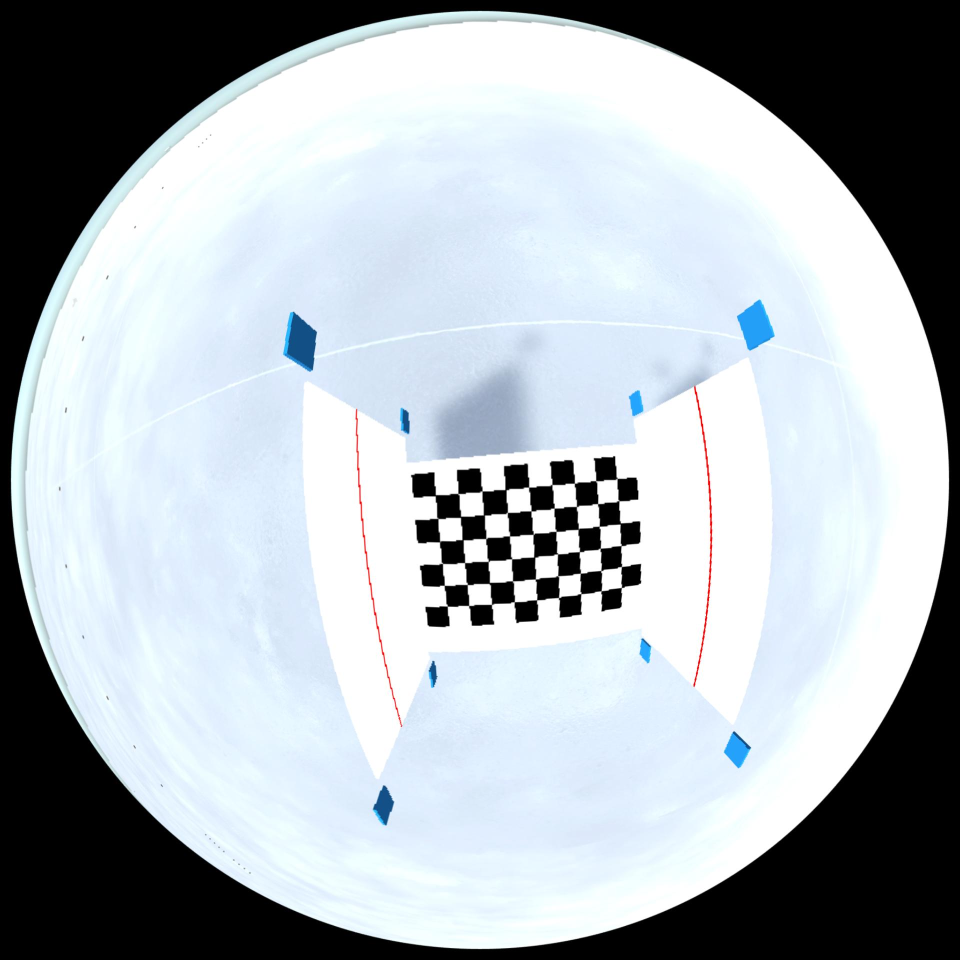
%> input picture Calib_Experience/image11_3.jpg, 1920 x 1920 px (shown at 1/2 size)
$ octave --eval "result = LaserFind2(imread('image11_3.jpg'));"   (GNU Octave 9; MATLAB toolbox functions it lacks are replaced by stand-ins)
%> lines starting %> are read from the running program, lines starting %| are printed output that depends on the picture; in (x1, y1, x2, y2) boxes, pixels count from 0 and x2, y2 are one past the last pixel; in counts of white or black regions, pixels touching at a corner belong together; the program's own positions count from 1

function img=LaserFind2(image)
%不进行物体识别提取，直接进行全局图像种激光识别
%cam=webcam(2);
%preview(cam);


%% 第一种算法，改进型,检测低光域下的激光black_image=testImage;
black_image=image;%ceshiBnew(image);%识别黑色方块，提取黑色方块所在区域.使用CNN%  black_image=I1_;
%> black_image is the input picture: size 1920x1920x3 uint8; mean R, G, B 170.7, 178.4, 184.2
%imshow(black_image);  image=testImage;

%图像处理，增强激光线段
% 将图像从RGB转换到HSV
hsvImage = rgb2hsv(black_image);
%> hsvImage: size 1920x1920x3 double; mean H, S, V 0.309, 0.0621, 0.723

% 红色激光的HSV范围，使用一些偏移量  imshow(hsvImage);
hue = 0.95;
saturation = 0.95;
value = 0.95;

% 设置HSV范围（根据需要调整偏移量）
hue_offset = 0.04;
sat_offset = 0.7;
val_offset = 0.5;

lower_red1 = [hue - hue_offset, max(saturation - sat_offset, 0), max(value - val_offset, 0)];
upper_red1 = [1, 1, 1];

% 创建掩膜，提取红色部分
redMask = (hsvImage(:,:,1) >= lower_red1(1)) & (hsvImage(:,:,1) <= upper_red1(1)) & ...
          (hsvImage(:,:,2) >= lower_red1(2)) & (hsvImage(:,:,2) <= upper_red1(2)) & ...
          (hsvImage(:,:,3) >= lower_red1(3)) & (hsvImage(:,:,3) <= upper_red1(3));
%> redMask: size 1920x1920 logical; 0.07% white in thin lines or dots, all inside (x1, y1, x2, y2) = (711, 772, 1425, 1454)

% 对掩膜进行形态学操作（膨胀和腐蚀）
se = strel('disk', 9); % 使用较小的结构元素
redMask = imdilate(redMask, se);
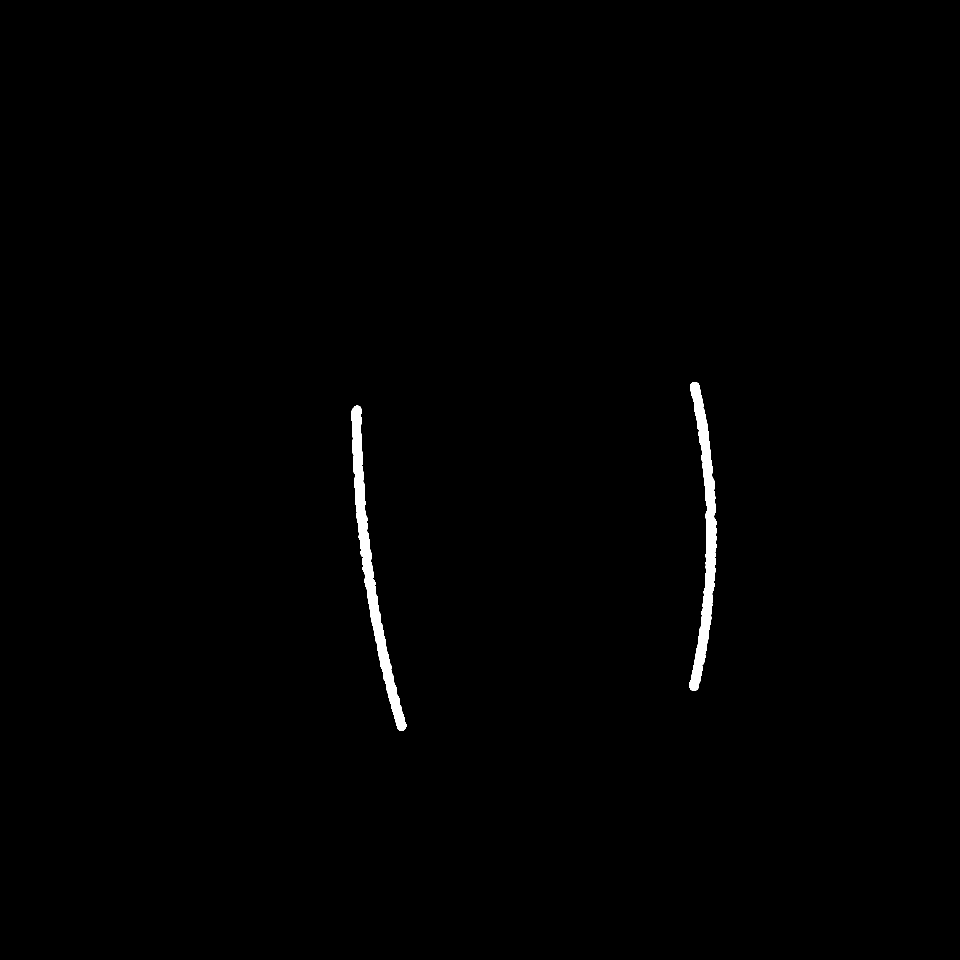
%> redMask: size 1920x1920 logical (shown at 1/2 size); 0.67% white; 2 white regions, box (x1, y1, x2, y2) and area: (703, 811, 813, 1462) 12606, (1379, 764, 1433, 1382) 11976
redMask = imerode(redMask, se);  %imshow(redMask);
%> redMask: size 1920x1920 logical; 0.09% white; 11 white regions, largest, box (x1, y1, x2, y2) and area: (711, 819, 728, 1063) 660, (737, 1159, 780, 1366) 575, (1415, 1037, 1425, 1185) 426

% 显示形态学处理后的掩膜
% 连通组件分析
cc = bwconncomp(redMask);
%> cc = 11 connected components

% 计算每个连通组件的像素数量
numPixels = cellfun(@numel, cc.PixelIdxList);
%> numPixels = [660 129 81 575 242 120 377 395 125 426 185]

% 设置要保留的最小和最大像素数量（根据需要调整）  imshow(redMask)
minPixelCount = 1;   % 保留的最小尺寸
maxPixelCount = 6000; % 保留的最大尺寸

% 过滤掉不符合尺寸要求的组件
largeComponents = numPixels >= minPixelCount & numPixels <= maxPixelCount;
%> largeComponents = [true true true true true true true true true true true]

% 创建一个新的二值图像，只保留符合尺寸要求的组件
cleanedImage = false(size(redMask));
for i = 1:length(largeComponents)
    if largeComponents(i)
        cleanedImage(cc.PixelIdxList{i}) = true;
    end
end
%> this loop made 11 passes
% 显示处理后的图像
%imshow(cleanedImage);


%原算法
%figure;
%img = las_segm(black_image);
%%img_inverted = ~img; % 反转图片
%%将检测电加载到原图中
% [11 lines of commented-out code are left out]

%% 第二种方法,增加一类搜索
% 红色激光的HSV范围，使用一些偏移量
hue2 = 0.95;
saturation2 = 0.95;
value2 = 0.95;

% 设置HSV范围（根据需要调整偏移量）
hue_offset2 = 0.05;
sat_offset2 = 0.15;
val_offset2 = 0.9;

lower_red2 = [hue2 - hue_offset2, max(saturation2 - sat_offset2, 0), max(value2 - val_offset2, 0)];
upper_red2 = [hue2 + hue_offset2, 1, 1];

% 创建掩膜，提取红色部分
redMask2 = (hsvImage(:,:,1) >= lower_red2(1)) & (hsvImage(:,:,1) <= upper_red2(1)) & ...
          (hsvImage(:,:,2) >= lower_red2(2)) & (hsvImage(:,:,2) <= upper_red2(2)) & ...
          (hsvImage(:,:,3) >= lower_red2(3)) & (hsvImage(:,:,3) <= upper_red2(3));
%> redMask2: size 1920x1920 logical; 0.03% white in thin lines or dots, all inside (x1, y1, x2, y2) = (712, 774, 1424, 1433)

% 对掩膜进行形态学操作（膨胀和腐蚀）
redMask2 = imdilate(redMask2, se);
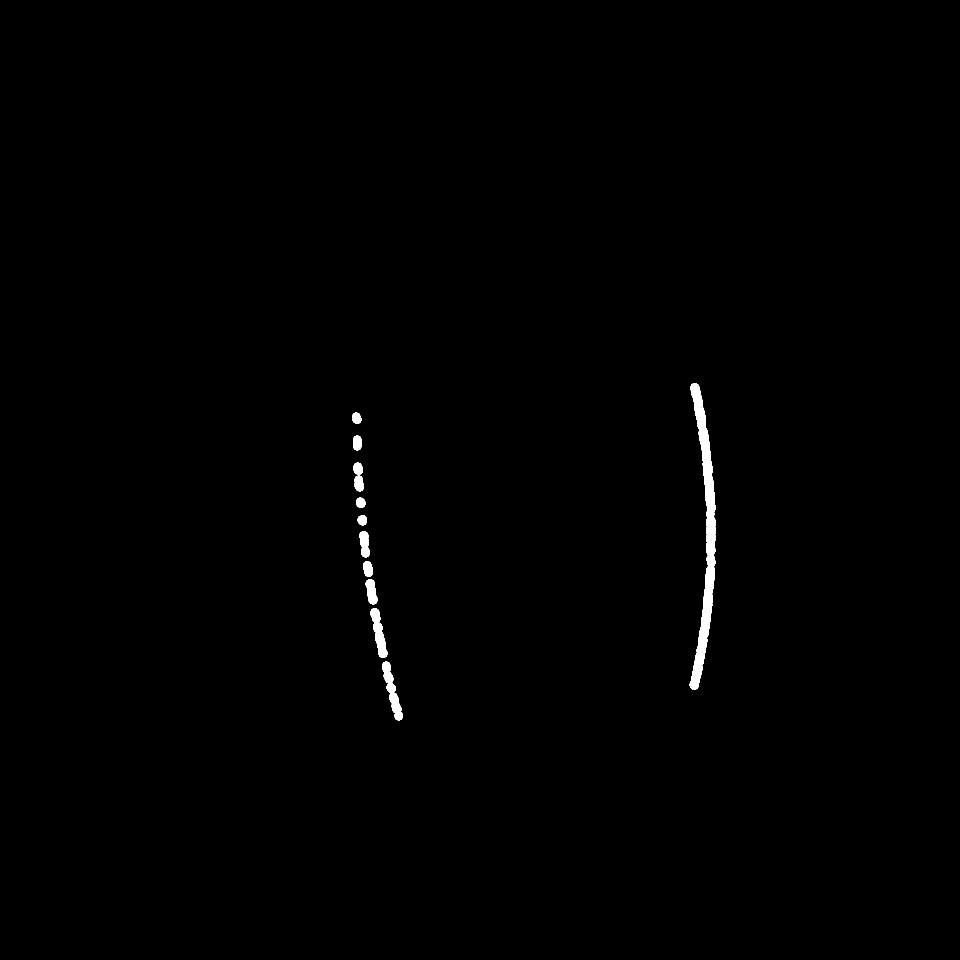
%> redMask2: size 1920x1920 logical (shown at 1/2 size); 0.51% white; 12 white regions, largest, box (x1, y1, x2, y2) and area: (1379, 766, 1432, 1380) 10901, (764, 1323, 806, 1441) 1864, (741, 1216, 775, 1316) 1637
redMask2 = imerode(redMask2, se);

% 连通组件分析
cc2 = bwconncomp(redMask2);
%> cc2 = 53 connected components

% 计算每个连通组件的像素数量
numPixels2 = cellfun(@numel, cc2.PixelIdxList);
%> numPixels2 = 53 values, max 150 at index 39, min 1 at index 26, mean 20

% 设置要保留的最小和最大像素数量（根据需要调整）
minPixelCount2 = 1;   % 保留的最小尺寸
maxPixelCount2 = 6000; % 保留的最大尺寸

% 过滤掉不符合尺寸要求的组件
largeComponents2 = numPixels2 >= minPixelCount2 & numPixels2 <= maxPixelCount2;
%> largeComponents2 = 53 logical values, 53 true

% 创建一个新的二值图像，只保留符合尺寸要求的组件
cleanedImage2 = false(size(redMask2));
for i = 1:length(largeComponents2)
    if largeComponents2(i)
        cleanedImage2(cc2.PixelIdxList{i}) = true;
    end
end
%> this loop made 53 passes

% 显示处理后的图像


%% 第三种方法纯红色
hue3 = 0;
saturation3 = 1;
value3 = 0.6;

% 设置HSV范围（根据需要调整偏移量）
hue_offset3 = 0.05;
sat_offset3 = 0.09;
val_offset3 = 0.45;

lower_red3 = [hue3, max(saturation3 - sat_offset3, 0), max(value3 - val_offset3, 0)];
upper_red3 = [hue3 + hue_offset3, 1, 1];

% 创建掩膜，提取红色部分
redMask3 = (hsvImage(:,:,1) >= lower_red3(1)) & (hsvImage(:,:,1) <= upper_red3(1)) & ...
          (hsvImage(:,:,2) >= lower_red3(2)) & (hsvImage(:,:,2) <= upper_red3(2)) & ...
          (hsvImage(:,:,3) >= lower_red3(3)) & (hsvImage(:,:,3) <= upper_red3(3));
%> redMask3: size 1920x1920 logical; 0.01% white in thin lines or dots, all inside (x1, y1, x2, y2) = (722, 778, 1424, 1438)

% 对掩膜进行形态学操作（膨胀和腐蚀）
redMask3 = imdilate(redMask3, se);
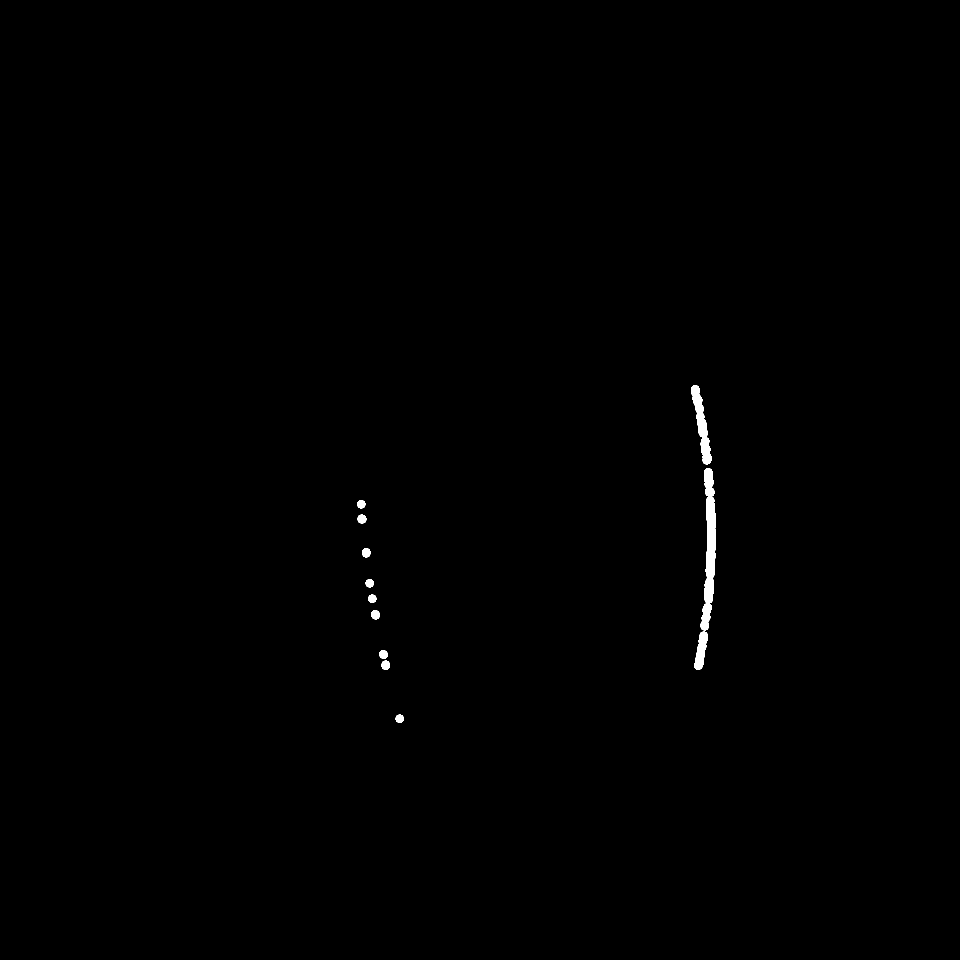
%> redMask3: size 1920x1920 logical (shown at 1/2 size); 0.31% white; 12 white regions, largest, box (x1, y1, x2, y2) and area: (1401, 936, 1432, 1261) 5400, (1382, 770, 1423, 929) 2600, (1388, 1263, 1416, 1340) 1252
redMask3 = imerode(redMask3, se);

% 连通组件分析
cc3 = bwconncomp(redMask3);
%> cc3 = 42 connected components

% 计算每个连通组件的像素数量
numPixels3 = cellfun(@numel, cc3.PixelIdxList);
%> numPixels3 = 42 values, max 63 at index 35, min 1 at index 1, mean 9.45

% 设置要保留的最小和最大像素数量（根据需要调整）
minPixelCount3 = 1;   % 保留的最小尺寸
maxPixelCount3 = 6000; % 保留的最大尺寸

% 过滤掉不符合尺寸要求的组件
largeComponents1 = numPixels3 >= minPixelCount3 & numPixels3 <= maxPixelCount3;
%> largeComponents1 = 42 logical values, 42 true

% 创建一个新的二值图像，只保留符合尺寸要求的组件
cleanedImage1 = false(size(redMask3));
for i = 1:length(largeComponents1)
    if largeComponents1(i)
        cleanedImage1(cc3.PixelIdxList{i}) = true;
    end
end
%> this loop made 42 passes

% 显示处理后的图像
%figure;
%imshow(cleanedImage1);
%title('Pure Red light Image');


%% 叠加二值图像
combinedImage = cleanedImage | cleanedImage1 | cleanedImage2;
%> combinedImage: size 1920x1920 logical; 0.09% white; 6 white regions, box (x1, y1, x2, y2) and area: (1387, 772, 1425, 1374) 1792, (711, 819, 728, 1063) 661, (737, 1159, 780, 1366) 575, (780, 1367, 805, 1454) 242, (725, 1067, 735, 1117) 129, (732, 1118, 740, 1152) 81
% [16 lines of commented-out code are left out]
skeletonImage = bwmorph(combinedImage, 'skel', Inf);
%> skeletonImage: size 1920x1920 logical; 0.04% white in thin lines or dots, all inside (x1, y1, x2, y2) = (711, 772, 1424, 1454)
[y, x] = find(skeletonImage);
%> y = 1561 values from 773 to 1454; x = 1561 values from 712 to 1424
points = [x, y];
%> points = 1561 rows, first 12: [712 824; 712 831; 712 832; 713 823; 713 825; 713 826; 713 827; 713 828; 713 829; 713 830; 713 831; 713 832]
% 提取骨架线条的坐标
% 使用DBSCAN算法进行聚类，距离阈值设为100
epsilon = 70; % 距离阈值
minPts = 1; % 每个簇最少包含的点数
%> (the run ends here)

$ run again, on Calib_Experience/image13_3.jpg
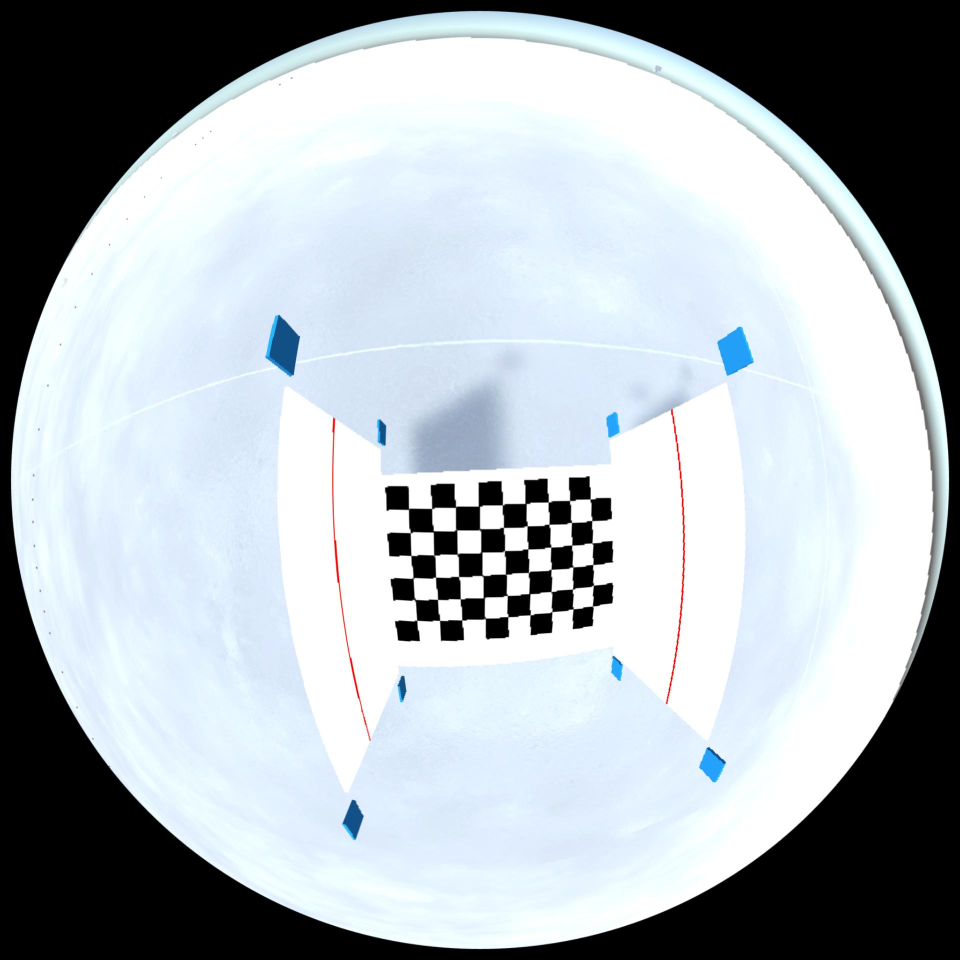
%> input picture Calib_Experience/image13_3.jpg, 1920 x 1920 px (shown at 1/2 size)
%> in LaserFind2, black_image is the input picture: size 1920x1920x3 uint8; mean R, G, B 170.3, 178, 183.7
%> hsvImage: size 1920x1920x3 double; mean H, S, V 0.308, 0.0645, 0.722
%> in LaserFind2, `redMask = imdilate(redMask, se);`:
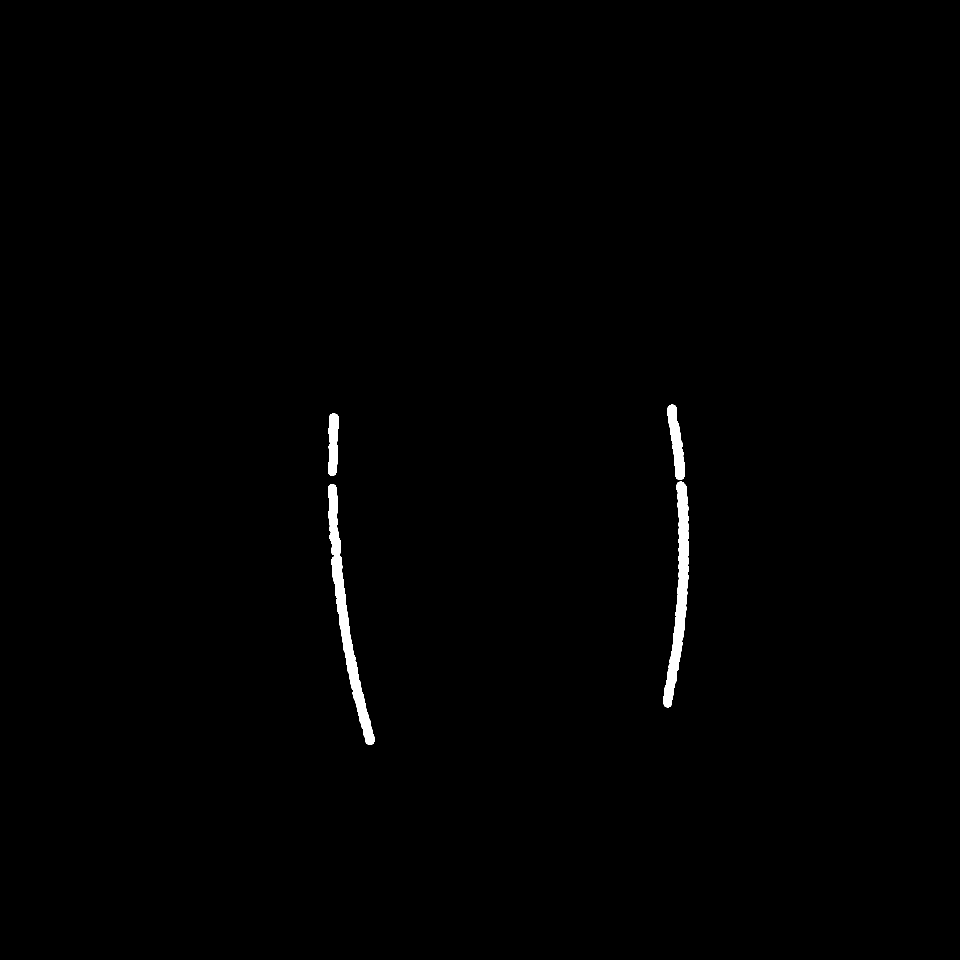
%> redMask: size 1920x1920 logical (shown at 1/2 size); 0.64% white; 4 white regions, box (x1, y1, x2, y2) and area: (656, 968, 750, 1490) 9827, (1326, 963, 1378, 1415) 8819, (1334, 809, 1370, 960) 2837, (656, 827, 678, 952) 2214
%> cc = 10 connected components
%> numPixels = [129 84 90 13 1 80 955 734 349 523]
%> largeComponents = [true true true true true true true true true true]
%> the loop in LaserFind2, `for i = 1:length(largeComponents)` made 10 passes
%> cc2 = 39 connected components
%> numPixels2 = 39 values, max 261 at index 28, min 1 at index 2, mean 28.18
%> largeComponents2 = 39 logical values, 39 true
%> the loop in LaserFind2, `for i = 1:length(largeComponents2)` made 39 passes
%> in LaserFind2, `redMask3 = imdilate(redMask3, se);`:
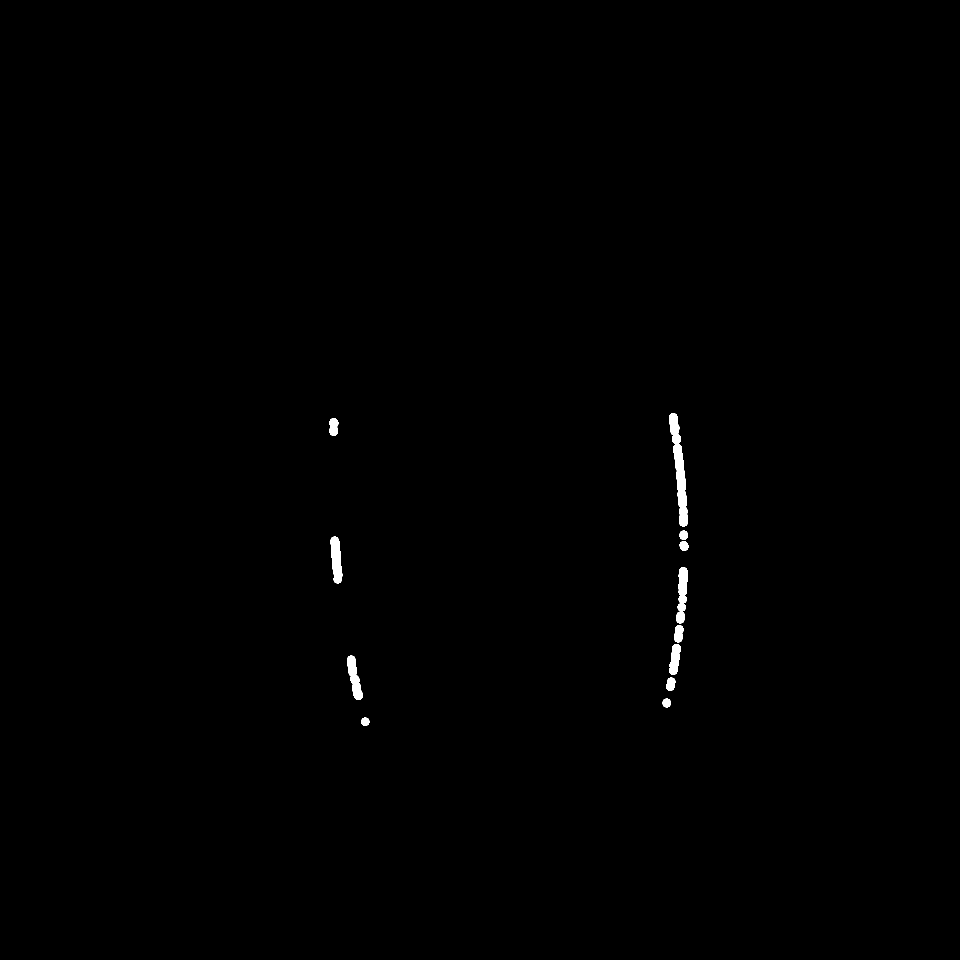
%> redMask3: size 1920x1920 logical (shown at 1/2 size); 0.32% white; 12 white regions, largest, box (x1, y1, x2, y2) and area: (1338, 826, 1376, 1053) 3750, (1352, 1134, 1376, 1247) 1703, (661, 1073, 685, 1167) 1600
%> cc3 = 47 connected components
%> numPixels3 = 47 values, max 74 at index 3, min 1 at index 5, mean 8.81
%> largeComponents1 = 47 logical values, 47 true
%> the loop in LaserFind2, `for i = 1:length(largeComponents1)` made 47 passes
%> combinedImage: size 1920x1920 logical; 0.09% white; 9 white regions (3 under 20 px), largest, box (x1, y1, x2, y2) and area: (1334, 959, 1370, 1407) 1312, (667, 1067, 742, 1482) 1124, (1342, 817, 1362, 957) 393, (664, 835, 670, 881) 134, (664, 976, 668, 1035) 90, (664, 892, 668, 944) 84
%> skeletonImage: size 1920x1920 logical; 0.04% white in thin lines or dots, all inside (x1, y1, x2, y2) = (664, 818, 1369, 1482)
%> y = 1479 values from 819 to 1482; x = 1479 values from 665 to 1369
%> points = 1479 rows, first 12: [665 929; 665 930; 665 931; 665 932; 665 933; 665 934; 665 935; 665 936; 665 937; 665 938; 665 939; 665 940]
